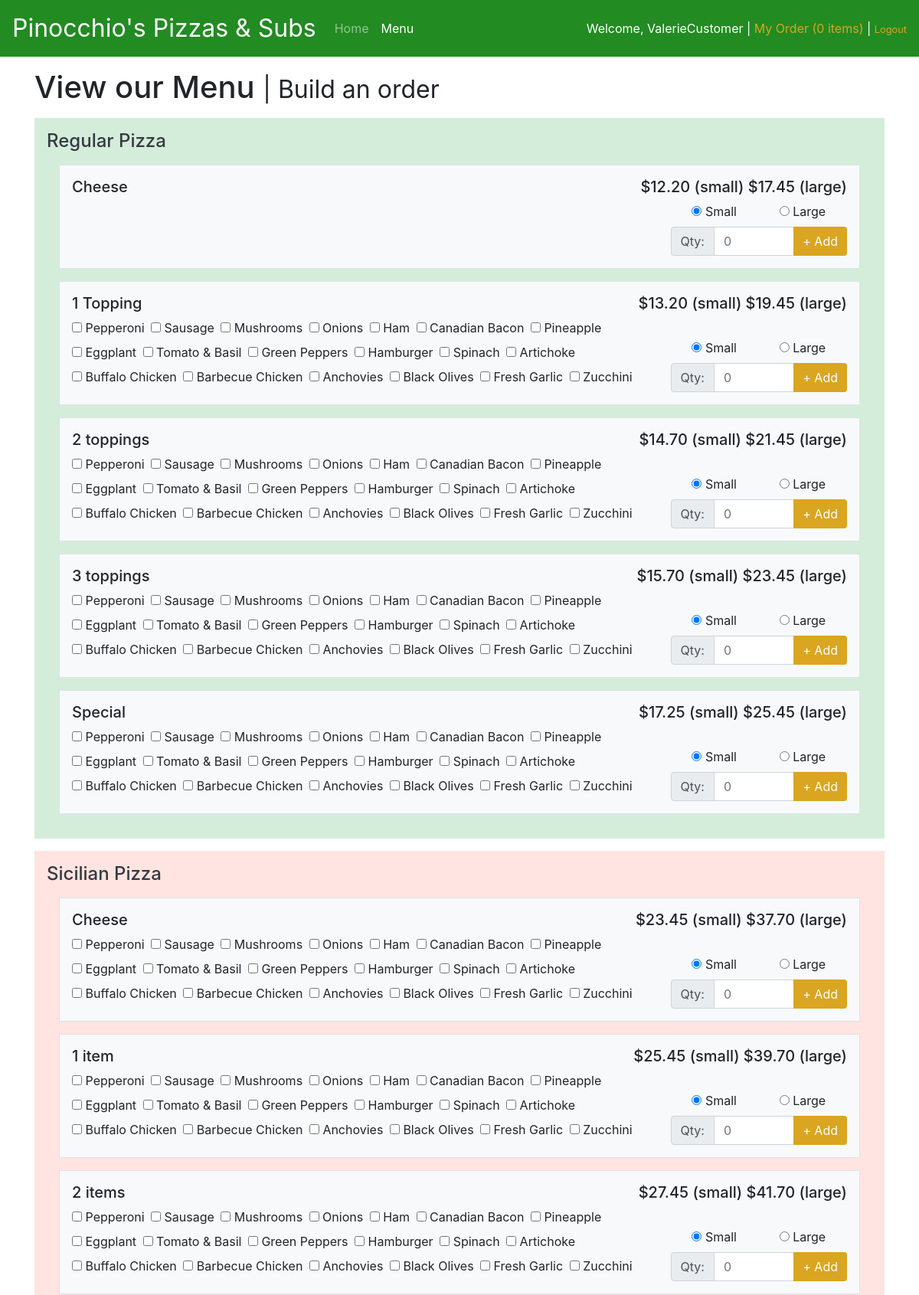
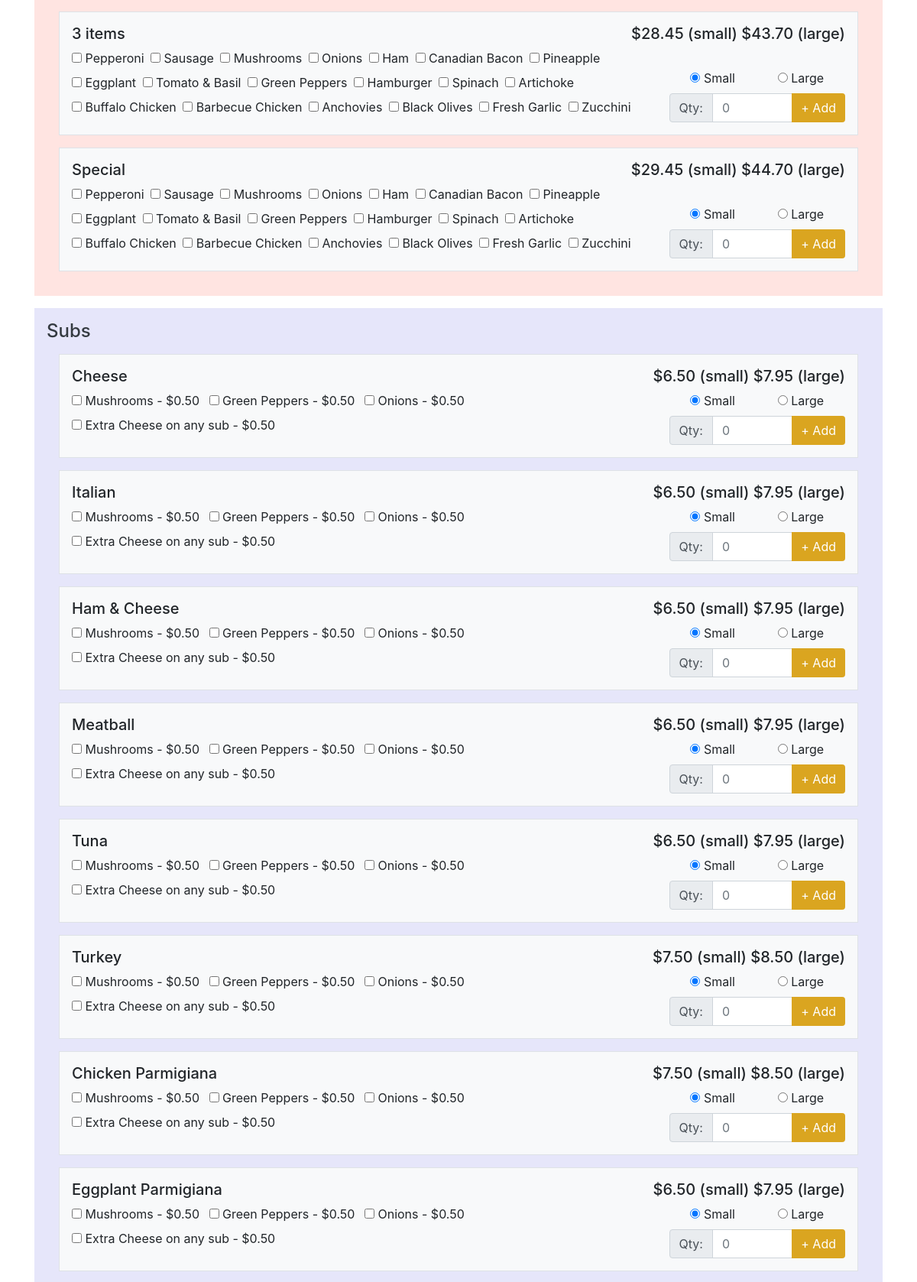
Screenshot of /menu/ (signed in, upper part) with the database file from the repository (2 pictures, top to bottom).
### orders/models.py (models this page shows, shortened)
class Menu_item(models.Model):
    category = models.CharField(max_length=64)
    name = models.CharField(max_length=64)
    sm_price = models.DecimalField(max_digits=5, decimal_places=2)
    lg_price = models.DecimalField(max_digits=5, decimal_places=2)
    toppings = models.ManyToManyField(Topping, blank=True)
    extras = models.ManyToManyField(Extra, blank=True)

### orders/views.py (the view, shortened to what this page needs)
# urls.py: path("menu/", views.menu, name="menu"),
@login_required
def menu(request, id = 0):
    return render(request, "menu.html",{"menu_items": menu_items})

### orders/forms.py (shortened to what this page needs)
class AddItemForm(forms.ModelForm):
    class Meta:
        model = Order_item
        fields = ["size", "quantity", "toppings", "extras", "id"]
        widgets = {
            "toppings": forms.CheckboxSelectMultiple,
            "extras": forms.CheckboxSelectMultiple,
            "size": forms.RadioSelect
        }
    id = forms.IntegerField(widget=forms.HiddenInput())

### orders/context_processors.py (called while the page is built)
def cart(request):
    user = request.user
    cart_count = 0
    if user.is_authenticated:
        try:
            cart = Order.objects.get(user = user, status = Order.SHOPPING)
            cart_count = cart.order_item_set.count()
        except ObjectDoesNotExist:
            cart_count = 0
    return {"global_cart_count": cart_count}

### orders/templates/menu.html (shortened to what this page needs)
{% extends "layout.html" %}
  {% block body %}
        <h1>View our Menu <small>| Build an order</small></h1>
        {% regroup menu_items by item.category as items_by_category %}
        {% for category in items_by_category %}
        <div class="menu-category {{category.grouper}} p-3 mt-3">
          <h4 class="text-dark">{{category.grouper}}</h4>
          {% for item_and_form in category.list %}
              {% include "menu_item.html" with item=item_and_form.item form=item_and_form.form %}
          {% endfor %}
        </div>
        {% endfor %}
  {% endblock %}

### orders/templates/layout.html (shortened to what this page needs)
<!DOCTYPE html>
<html lang="en">
    <head>
        <link href="https://maxcdn.bootstrapcdn.com/bootstrap/4.1.2/css/bootstrap.min.css" rel="stylesheet"/>
        <link href="/static/styles.css" rel="stylesheet"/>
      </head>
      <body>
        <nav class="navbar navbar-expand-lg navbar-dark">
          <a class="navbar-brand" href="/">Pinocchio's Pizzas & Subs</a>
          <div class="collapse navbar-collapse" id="navbarSupportedContent">
            <ul class="navbar-nav mr-auto">
              <li class="nav-item {% if request.get_full_path == '/' %}active{% endif %}">
                <a class="nav-link" href="/">Home <span class="sr-only">(current)</span></a>
              </li>
              {% if request.user.is_authenticated %}
              <li class="nav-item {% if request.get_full_path == '/menu/' %}active{% endif %}">
                <a class="nav-link" href="/menu">Menu</a>
              </li>
              {% endif %}
            </ul>
            <div class="nav-item dropdown navbar-right">
              {% if request.user.is_authenticated %}
              Welcome, {{request.user.username}}
              <span>|</span>
              <a href="/order">My Order ({{global_cart_count}} items)</a>
              <span>|</span>
              <a href="/accounts/logout"><small>Logout</small></a>
              {% else %}
              <a href="/accounts/login">Login</a> or <a href="/accounts/register">register</a>
              {% endif %}
            </div>
          </div>
        </nav>
        <div class="container mt-3">
          {% block body %}
          {% endblock %}
        </div>
      </body>
  </html>

### orders/templates/menu_item.html (shortened to what this page needs)
<div class="border bg-light m-3 p-3">
    <h5 class="d-flex justify-content-between">
        <span>{{item.name}}</span>
        <span>
            ${{item.sm_price}}
            {% if item.sm_price != item.lg_price %}
                (small)
                ${{item.lg_price}} (large)
            {% endif %}
        </span>
    </h5>
    <form method="POST" action="/menu/{{item.id}}/" novalidate class="row needs-validation">
        <div class="col-sm-9">
            {% for topping in form.toppings %}
            <span class="mr-1">
                {{topping}}
            </span>
            {% endfor %}
            {% for extra in form.extras %}
            <span class="mr-2">
            {{extra}}
            </span>
            {% endfor %}
        </div>
        <div class="col-sm-3 align-self-end">
                <div class="d-flex justify-content-around">
                    {% for size_option in form.size %}
                        {{size_option}}
                    {% endfor %}
                </div>
                <div class="input-group">
                    <div class="input-group-prepend">
                        <span class="input-group-text">Qty:</span>
                    </div>
                    <input type="number" class="form-control" id="{{form.quantity.auto_id}}" name="{{form.quantity.html_name}}" placeholder="0" required min="1"/>
                     <div class="input-group-append">
                          <button class="btn btn-menu" type="submit">+ Add</button>
                     </div>
                </div>
        </div>
    </form>
</div>

### orders/static/styles.css (style rules this page uses)
nav .navbar-brand { font-size: xx-large; }
nav.navbar { background-color: forestgreen; color: white; }
nav.navbar a { color: goldenrod; }
body { margin-bottom: 60px; }
li { list-style-type: none; margin: 0; padding: 0; }
.btn:not(:disabled):not(.disabled), input[type=checkbox]:not(:disabled):not(.disabed), input[type=radio]:not(:disabled):not(.disabed) { cursor: pointer; }
.btn.btn-menu { background-color: goldenrod; border: none; color: white; text-align: center; text-decoration: none; display: inline-block; font-size: 16px; }
.menu-category.Subs { background-color: lavender; }
.menu-category.Regular.Pizza { background-color: #d4edda; }
.menu-category.Sicilian.Pizza { background-color: mistyrose; }
html { min-height: 100%; position: relative; }

### rows the page displays
Menu_item: grouper "Regular Pizza", name "Cheese", sm_price "12.20", lg_price "17.45"
Menu_item: name "1 Topping", sm_price "13.20", lg_price "19.45"
Menu_item: name "2 toppings", sm_price "14.70", lg_price "21.45"
Menu_item: name "3 toppings", sm_price "15.70", lg_price "23.45"
Menu_item: name "Special", sm_price "17.25", lg_price "25.45"
Menu_item: grouper "Sicilian Pizza", name "Cheese", sm_price "23.45", lg_price "37.70"
Menu_item: name "1 item", sm_price "25.45", lg_price "39.70"
Menu_item: name "2 items", sm_price "27.45", lg_price "41.70"
Menu_item: name "3 items", sm_price "28.45", lg_price "43.70"
Menu_item: name "Special", sm_price "29.45", lg_price "44.70"
Menu_item: grouper "Subs", name "Cheese", sm_price "6.50", lg_price "7.95"
Menu_item: name "Italian", sm_price "6.50", lg_price "7.95"
Menu_item: name "Ham & Cheese", sm_price "6.50", lg_price "7.95"
Menu_item: name "Meatball", sm_price "6.50", lg_price "7.95"
Menu_item: name "Tuna", sm_price "6.50", lg_price "7.95"
Menu_item: name "Turkey", sm_price "7.50", lg_price "8.50"
Menu_item: name "Chicken Parmigiana", sm_price "7.50", lg_price "8.50"
Menu_item: name "Eggplant Parmigiana", sm_price "6.50", lg_price "7.95"

### other values shown
{{ request.user.username }} "ValerieCustomer"
{{ global_cart_count }} "0"
